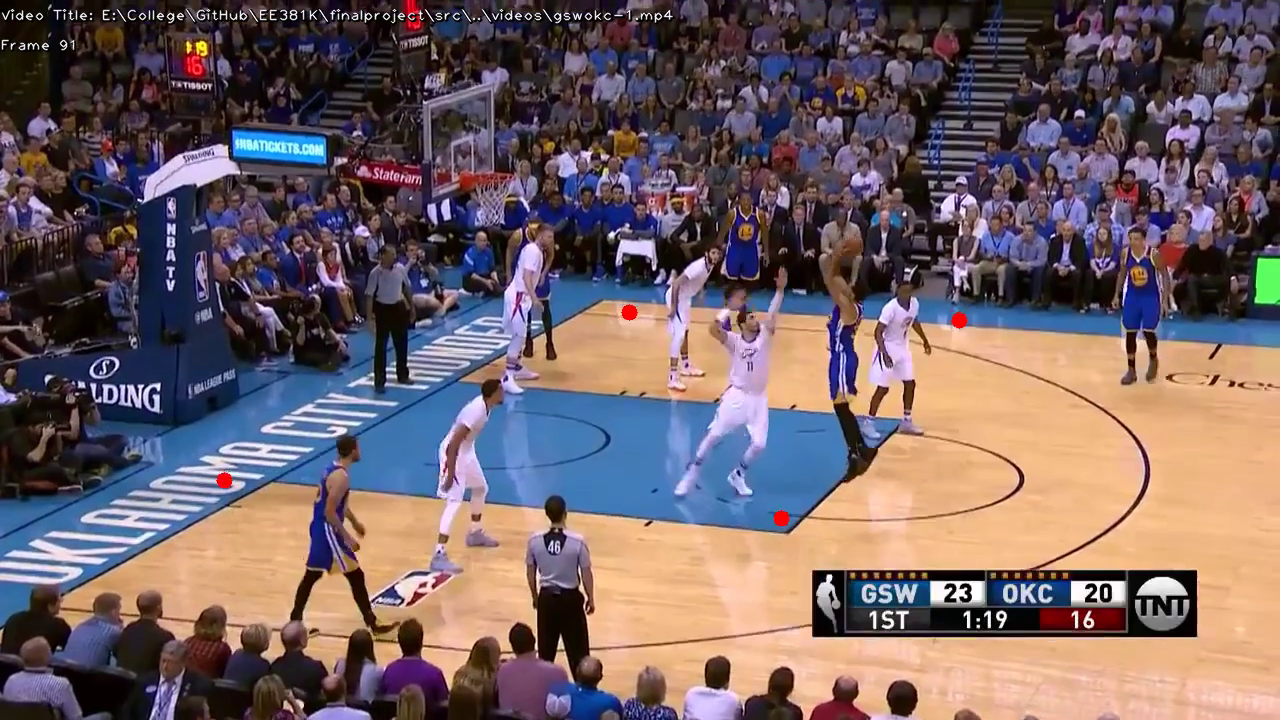
#> input picture frame 15 of videos/gswokc-1-filledPts.avi, 1280 x 720 px, given in place of gswokc-2.mp4, which was not available
$ python panning.py   (Python 2 division)   (older library calls are emulated)
#> lines starting #> are read from the running program, lines starting #| are printed output that depends on the picture; pictures that were not available may be replaced by others from this repository, and a replacement may not be noted
import cv2
import numpy as np
import os

import pandas as pd

import colors

fileDir = os.path.dirname(os.path.realpath(__file__))
vidDir = os.path.join(fileDir, '..', 'videos')

defaultVidPath = os.path.join(vidDir, 'gswokc-2.mp4')


class Panner:
    _cap = None
    _smoothedTrajectory = None

    # [66 lines left out: functions __init__, getPanningTrajectory, not called in this run]

if __name__ == "__main__":
    cap = cv2.VideoCapture(defaultVidPath)
    curr = 0

    numFrames = int(cap.get(cv2.cv.CV_CAP_PROP_FRAME_COUNT))
    fps = int(cap.get(cv2.cv.CV_CAP_PROP_FPS))
    # params for ShiTomasi corner detection
    feature_params = dict( maxCorners = 200,
                           qualityLevel = 0.01,
                           minDistance = 30.0,
                           blockSize = 3 )
    # Parameters for lucas kanade optical flow
    lk_params = dict( winSize  = (15,15),
                      maxLevel = 2,
                      criteria = (cv2.TERM_CRITERIA_EPS | cv2.TERM_CRITERIA_COUNT, 10, 0.03))
    # Take first frame and find corners in it
    ret, old_frame = cap.read()
#> old_frame is the input picture: shape (720, 1280, 3); mean B, G, R 100.3, 97.5, 115
    old_gray = cv2.cvtColor(old_frame, cv2.COLOR_BGR2GRAY)
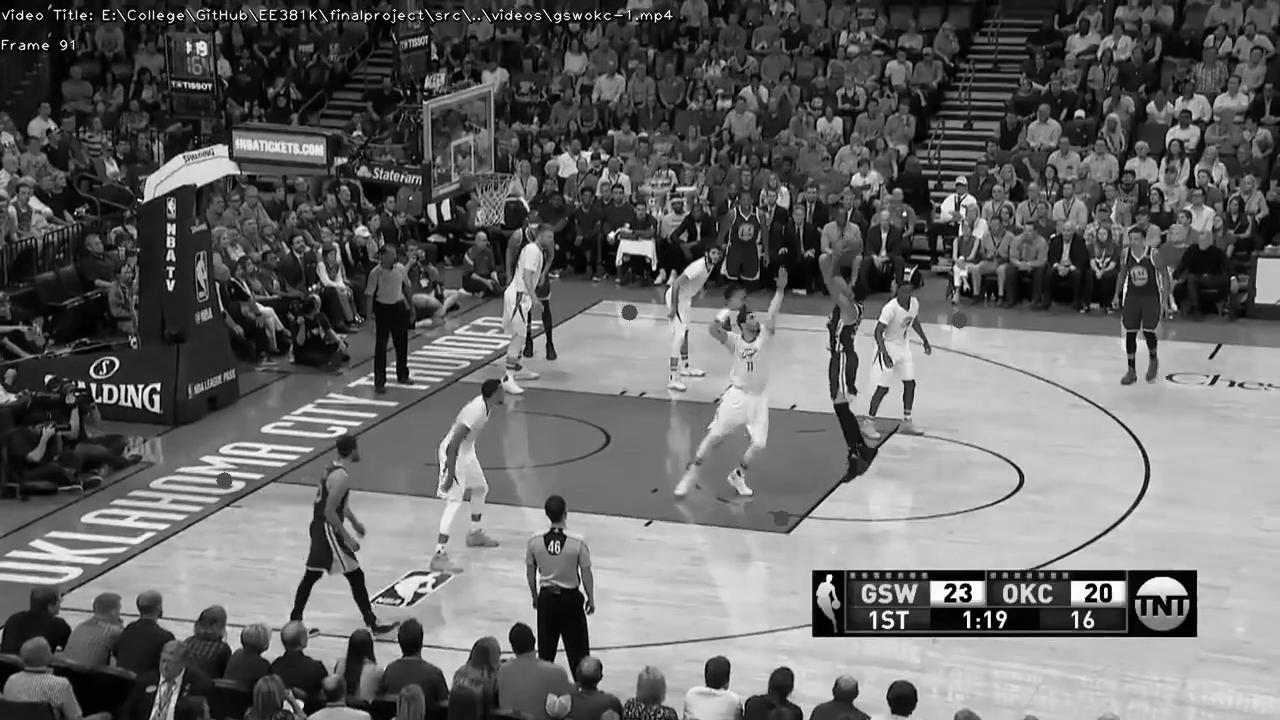
#> old_gray: shape (720, 1280); min 0, max 255, mean 103
    #old_gray_top = colors.get_top_image(old_gray)
    p0 = cv2.goodFeaturesToTrack(old_gray, mask = None, **feature_params)
#> p0 = 200 rows, first 8: [968, 627], [90, 14], [966, 588], [1091, 588], [1076, 627], [5, 19], [999, 627], [882, 626]
    # Create a mask image for drawing purposes
    mask = np.zeros_like(old_frame)

    last_T = None
    prev_to_cur_transform = []

    while(curr < numFrames - 1):
        curr += 1
        ret, frame = cap.read()
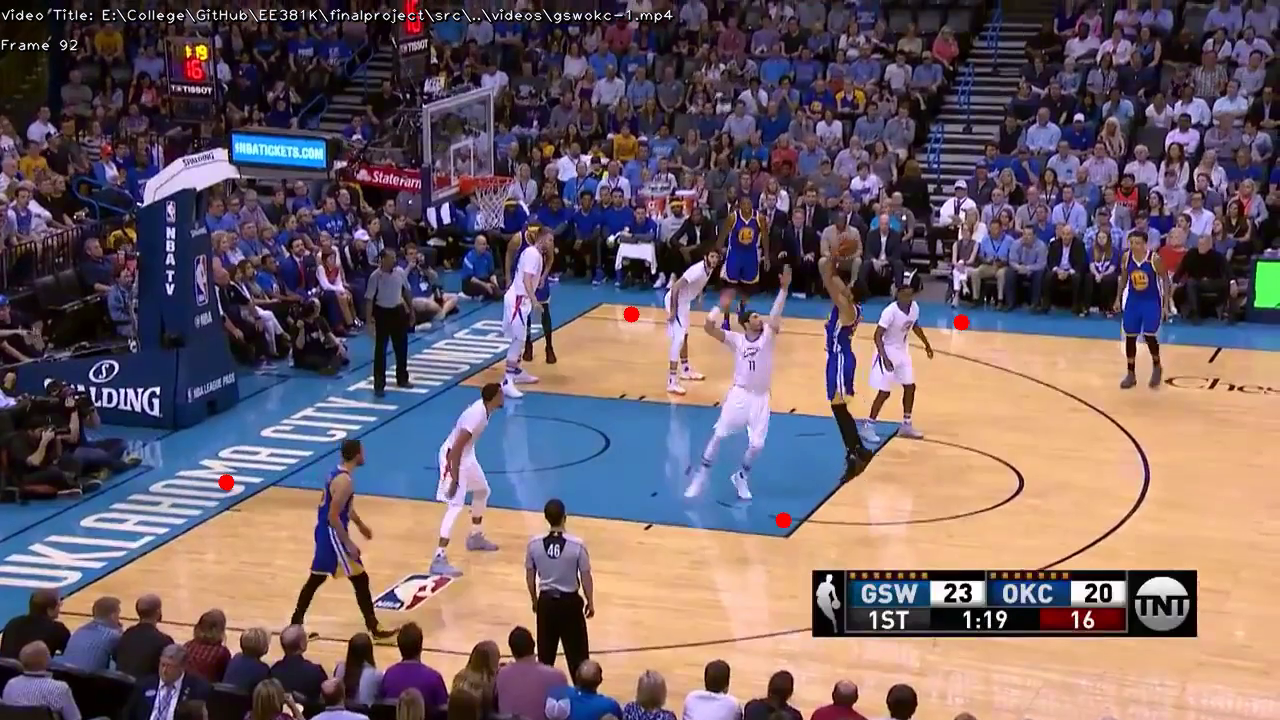
#> input picture frame 16 of videos/gswokc-1-filledPts.avi, 1280 x 720 px, given in place of gswokc-2.mp4, which was not available
#> frame is the input picture: shape (720, 1280, 3); mean B, G, R 103.1, 96.7, 114
        frame_gray = cv2.cvtColor(frame, cv2.COLOR_BGR2GRAY)
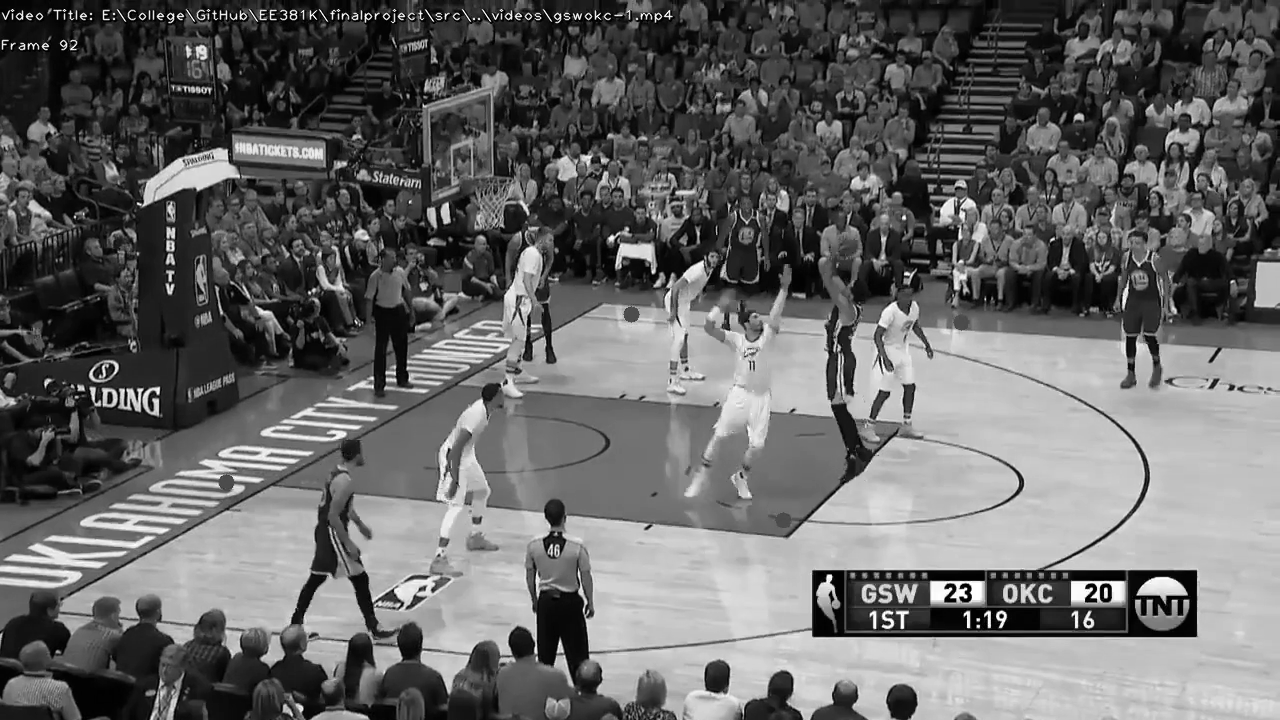
#> frame_gray: shape (720, 1280); min 0, max 255, mean 102.6

        p1, st, err = cv2.calcOpticalFlowPyrLK(old_gray, frame_gray, p0, None, **lk_params)
#> p1 has the same summary as p0; st = 200 values, max 1 at index 0, min 0 at index 194, mean 0.995; err = 200 values, max 33.56 at index 167, min 0 at index 2, mean 5.11

        prev_corner = []
        cur_corner = []

        for i, st in enumerate(st):
            if st == 1:
                prev_corner.append(p0[i])
                cur_corner.append(p1[i])
#> after the loop, cur_corner = 199 items, first 6: [[968, 627]], [[90, 14]], [[966, 588]], [[1091, 588]], [[1076, 627]], [[5, 19]]; prev_corner has the same summary as cur_corner
        prev_corner = np.array(prev_corner)
#> prev_corner = 199 rows, first 8: [968, 627], [90, 14], [966, 588], [1091, 588], [1076, 627], [5, 19], [999, 627], [882, 626]
        cur_corner = np.array(cur_corner)
#> cur_corner has the same summary as prev_corner
#> (the run stopped early here; a loop or call above may not have finished)

$ run again, starting later in the video
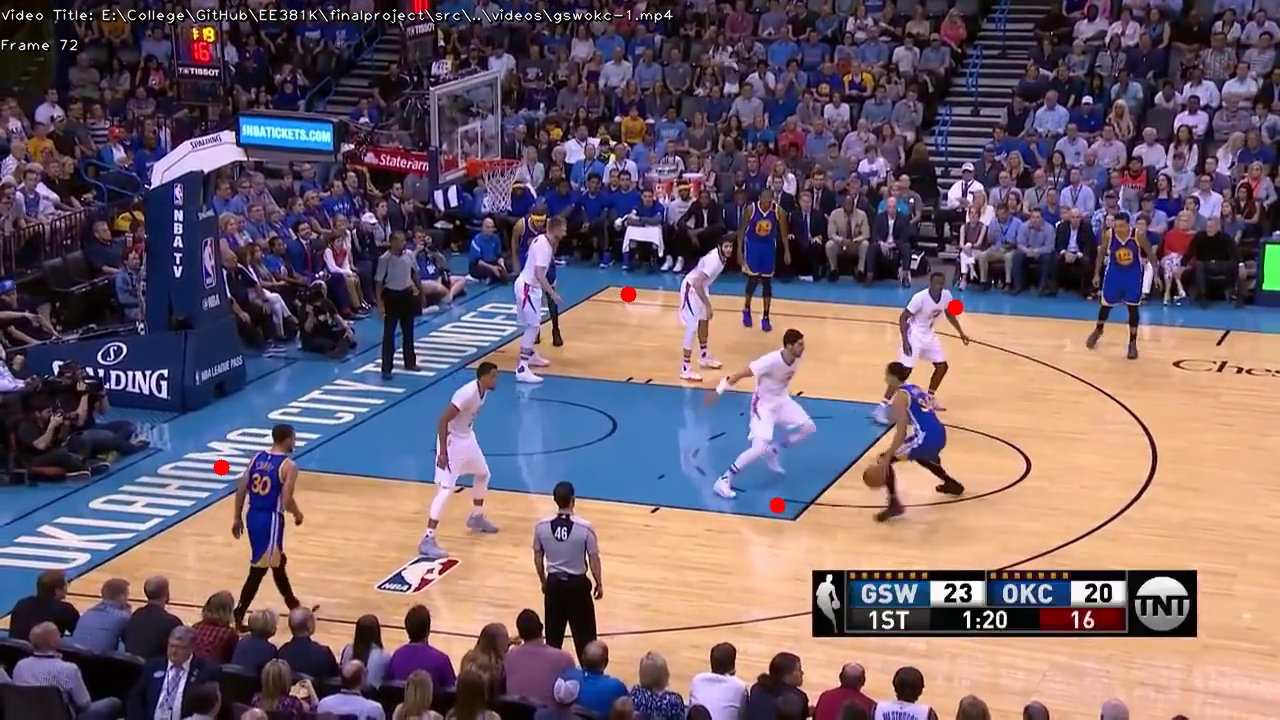
#> input picture frame 71 of videos/gswokc-1-filledPts.avi, 1280 x 720 px, given in place of gswokc-2.mp4, which was not available
#> old_frame is the input picture: shape (720, 1280, 3); mean B, G, R 106.8, 96.7, 114.5
#> p0 = 200 rows, first 8: [90, 19], [968, 627], [966, 588], [1091, 588], [5, 19], [142, 16], [579, 19], [508, 16]
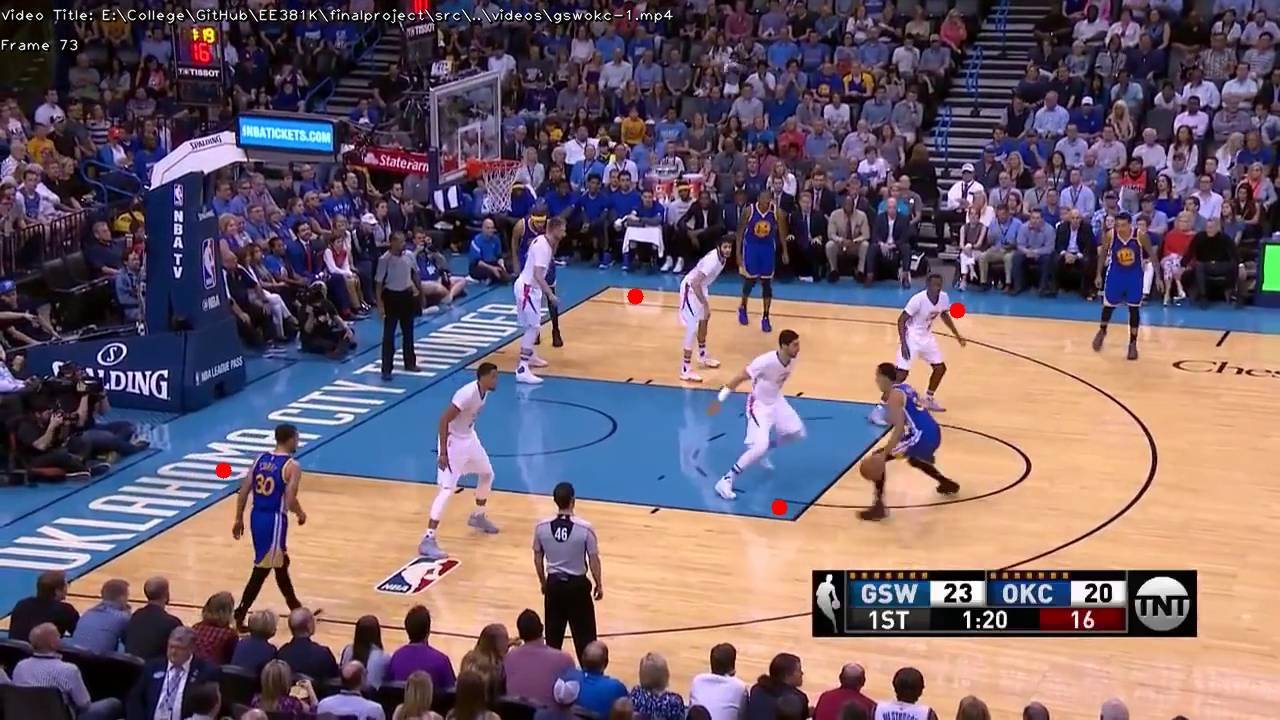
#> input picture frame 72 of videos/gswokc-1-filledPts.avi, 1280 x 720 px, given in place of gswokc-2.mp4, which was not available
#> frame is the input picture: shape (720, 1280, 3); mean B, G, R 106.6, 96.6, 114.3
#> `frame_gray = cv2.cvtColor(frame, cv2.COLOR_BGR2GRAY)`:
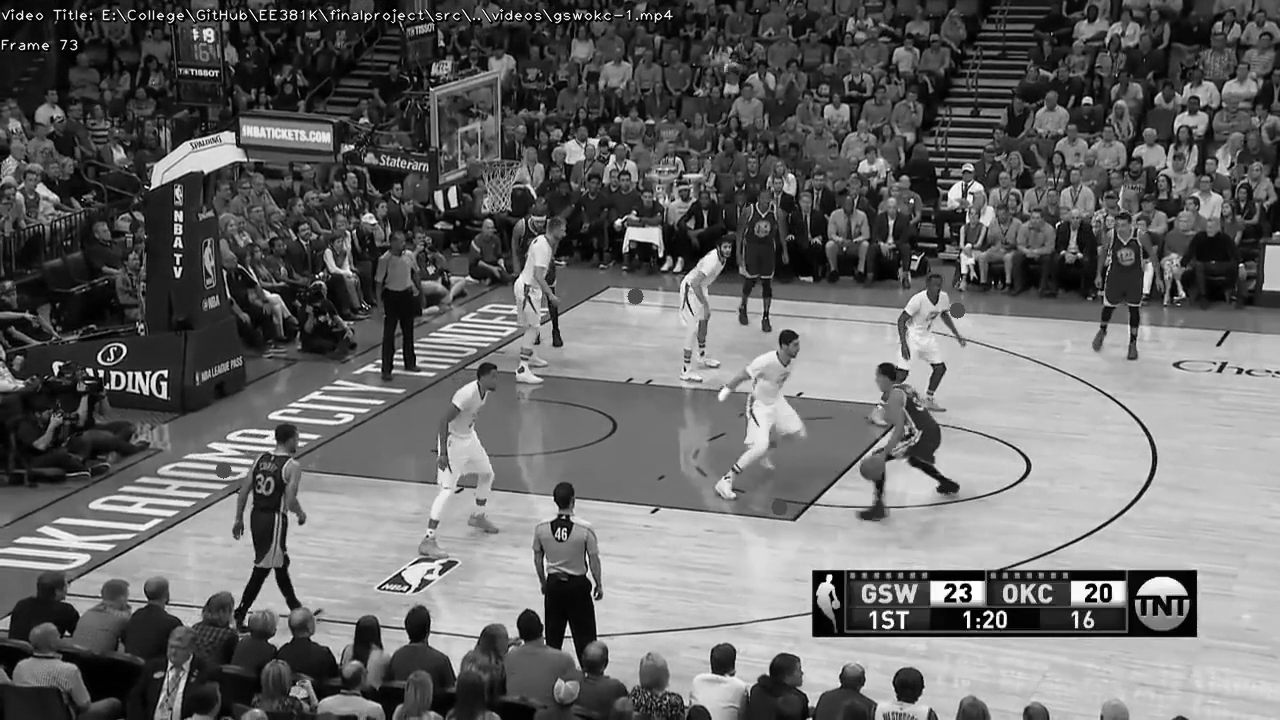
#> frame_gray: shape (720, 1280); min 0, max 255, mean 103
#> `p1, st, err = cv2.calcOpticalFlowPyrLK(old_gray, frame_gray, p0, None,..`: p1 = 200 rows, first 8: [89.99, 19.01], [968, 627], [966, 588], [1091, 588], [5, 19], [142, 16], [579, 19.03], [508, 16]; st = 200 values from 1 to 1; err = 200 values, max 24.07 at index 170, min 0 at index 3, mean 3.72
#> after the loop `for i, st in enumerate(st):`: cur_corner = 200 items, first 6: [[89.99, 19.01]], [[968, 627]], [[966, 588]], [[1091, 588]], [[5, 19]], [[142, 16]]; prev_corner = 200 items, first 6: [[90, 19]], [[968, 627]], [[966, 588]], [[1091, 588]], [[5, 19]], [[142, 16]]
#> `prev_corner = np.array(prev_corner)`: prev_corner has the same summary as p0
#> `cur_corner = np.array(cur_corner)`: cur_corner has the same summary as p1
